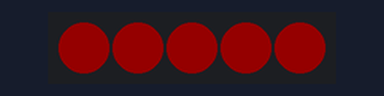
This sketch was run on a simulated Arduino Uno, built with avr-gcc and run on an emulated ATmega328P. On the bench: 5 RGB LEDs in strip order, left to right. Dim RGB values are drawn brighter than linear.

Above: at 0.2 s.
At 1.2 s:
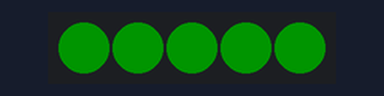
At 2.2 s:
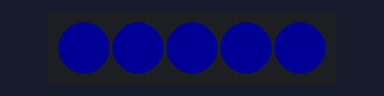
Timing chart, 0 to 40.0 s (numbered marks = the images above):
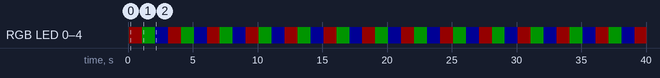

Measured:
- by itself, RGB LED 0–4: repeats every 3.0 s: RGB(0, 20, 0) 1.0 s, RGB(0, 0, 20) 1.0 s, RGB(20, 0, 0) 1.0 s
- by itself, everything shown: repeats every 3.0 s, in 3 steps
- what the display in image 0 shows lasts 1.0 s, from 0.1 s to 1.1 s

The sketch:

dash_light.ino
```cpp
#include "FastLED.h"

#define GPIO_LED_DASH   14
#define NUM_LEDS_DASH   5

CRGB leds_dash[NUM_LEDS_DASH];

void setup() {
  FastLED.addLeds<WS2811, GPIO_LED_DASH, GRB>(leds_dash, NUM_LEDS_DASH);
  FastLED.setBrightness(20);
  delay(100);
}

void loop() {
  for (int i = 0; i < NUM_LEDS_DASH; i = i + 1)
  {
    leds_dash[i] = CRGB(255, 0, 0);
  }
  FastLED.show();
  delay(1000);
  for (int i = 0; i < NUM_LEDS_DASH; i = i + 1)
  {
    leds_dash[i] = CRGB(0, 255, 0);
  }
  FastLED.show();
  delay(1000);
  for (int i = 0; i < NUM_LEDS_DASH; i = i + 1)
  {
    leds_dash[i] = CRGB(0, 0, 255);
  }
  FastLED.show();
  delay(1000);


}
```
